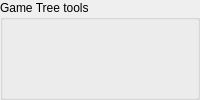
                <widget class="QGroupBox" name="groupBox_2" >
                 <property name="minimumSize" >
                  <size>
                   <width>0</width>
                   <height>70</height>
                  </size>
                 </property>
                 <property name="title" >
                  <string>Game Tree tools</string>
                 </property>
                 <layout class="QGridLayout" >
                  <property name="margin" >
                   <number>1</number>
                  </property>
                  <property name="spacing" >
                   <number>1</number>
                  </property>
                  <item row="0" column="2" >
                   <widget class="QPushButton" name="swapVarButton" >
                    <property name="sizePolicy" >
                     <sizepolicy vsizetype="Fixed" hsizetype="Fixed" >
                      <horstretch>0</horstretch>
                      <verstretch>0</verstretch>
                     </sizepolicy>
                    </property>
                    <property name="minimumSize" >
                     <size>
                      <width>25</width>
                      <height>25</height>
                     </size>
                    </property>
                    <property name="maximumSize" >
                     <size>
                      <width>25</width>
                      <height>25</height>
                     </size>
                    </property>
                    <property name="focusPolicy" >
                     <enum>Qt::NoFocus</enum>
                    </property>
                    <property name="toolTip" >
                     <string>swap variations</string>
                    </property>
                    <property name="whatsThis" >
                     <string>Empty variatonreate an empty branch</string>
                    </property>
                    <property name="text" >
                     <string/>
                    </property>
                    <property name="icon" >
                     <iconset resource="board.qrc" >
                      <normaloff>:/new/prefix1/ressources/pics/swap_variations.png</normaloff>:/new/prefix1/ressources/pics/swap_variations.png</iconset>
                    </property>
                    <property name="iconSize" >
                     <size>
                      <width>22</width>
                      <height>22</height>
                     </size>
                    </property>
                    <property name="checkable" >
                     <bool>false</bool>
                    </property>
                    <property name="flat" >
                     <bool>true</bool>
                    </property>
                   </widget>
                  </item>
                  <item row="1" column="1" >
                   <widget class="QPushButton" name="deleteButton" >
                    <property name="sizePolicy" >
                     <sizepolicy vsizetype="Fixed" hsizetype="Fixed" >
                      <horstretch>0</horstretch>
                      <verstretch>0</verstretch>
                     </sizepolicy>
                    </property>
                    <property name="minimumSize" >
                     <size>
                      <width>25</width>
                      <height>25</height>
                     </size>
                    </property>
                    <property name="maximumSize" >
                     <size>
                      <width>25</width>
                      <height>25</height>
                     </size>
                    </property>
                    <property name="focusPolicy" >
                     <enum>Qt::NoFocus</enum>
                    </property>
                    <property name="toolTip" >
                     <string>delete current move</string>
                    </property>
                    <property name="whatsThis" >
                     <string>Empty variatonreate an empty branch</string>
                    </property>
                    <property name="text" >
                     <string/>
                    </property>
                    <property name="icon" >
                     <iconset resource="board.qrc" >
                      <normaloff>:/new/prefix1/ressources/pics/eraser.png</normaloff>:/new/prefix1/ressources/pics/eraser.png</iconset>
                    </property>
                    <property name="iconSize" >
                     <size>
                      <width>22</width>
                      <height>22</height>
                     </size>
                    </property>
                    <property name="checkable" >
                     <bool>false</bool>
                    </property>
                    <property name="flat" >
                     <bool>true</bool>
                    </property>
                   </widget>
                  </item>
                  <item row="0" column="1" >
                   <widget class="QPushButton" name="duplicateVarButton" >
                    <property name="sizePolicy" >
                     <sizepolicy vsizetype="Fixed" hsizetype="Fixed" >
                      <horstretch>0</horstretch>
                      <verstretch>0</verstretch>
                     </sizepolicy>
                    </property>
                    <property name="minimumSize" >
                     <size>
                      <width>25</width>
                      <height>25</height>
                     </size>
                    </property>
                    <property name="maximumSize" >
                     <size>
                      <width>25</width>
                      <height>25</height>
                     </size>
                    </property>
                    <property name="focusPolicy" >
                     <enum>Qt::NoFocus</enum>
                    </property>
                    <property name="toolTip" >
                     <string>duplicate the current node</string>
                    </property>
                    <property name="whatsThis" >
                     <string>Empty variatonreate an empty branch</string>
                    </property>
                    <property name="text" >
                     <string/>
                    </property>
                    <property name="icon" >
                     <iconset resource="board.qrc" >
                      <normaloff>:/new/prefix1/ressources/pics/duplicate_move.png</normaloff>:/new/prefix1/ressources/pics/duplicate_move.png</iconset>
                    </property>
                    <property name="iconSize" >
                     <size>
                      <width>22</width>
                      <height>22</height>
                     </size>
                    </property>
                    <property name="checkable" >
                     <bool>false</bool>
                    </property>
                    <property name="flat" >
                     <bool>true</bool>
                    </property>
                   </widget>
                  </item>
                  <item row="0" column="0" >
                   <widget class="QPushButton" name="emptyVarButton" >
                    <property name="sizePolicy" >
                     <sizepolicy vsizetype="Fixed" hsizetype="Fixed" >
                      <horstretch>0</horstretch>
                      <verstretch>0</verstretch>
                     </sizepolicy>
                    </property>
                    <property name="minimumSize" >
                     <size>
                      <width>25</width>
                      <height>25</height>
                     </size>
                    </property>
                    <property name="maximumSize" >
                     <size>
                      <width>25</width>
                      <height>25</height>
                     </size>
                    </property>
                    <property name="focusPolicy" >
                     <enum>Qt::NoFocus</enum>
                    </property>
                    <property name="toolTip" >
                     <string>create an empty branch</string>
                    </property>
                    <property name="whatsThis" >
                     <string>Empty variatonreate an empty branch</string>
                    </property>
                    <property name="text" >
                     <string/>
                    </property>
                    <property name="icon" >
                     <iconset resource="board.qrc" >
                      <normaloff>:/new/prefix1/ressources/pics/empty_branch.png</normaloff>:/new/prefix1/ressources/pics/empty_branch.png</iconset>
                    </property>
                    <property name="iconSize" >
                     <size>
                      <width>22</width>
                      <height>22</height>
                     </size>
                    </property>
                    <property name="checkable" >
                     <bool>false</bool>
                    </property>
                    <property name="flat" >
                     <bool>true</bool>
                    </property>
                   </widget>
                  </item>
                 </layout>
                </widget>
